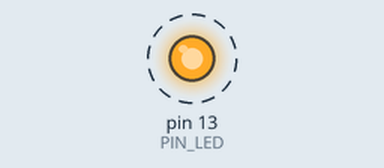
The program below on a simulated Teensy 4. Parts: output pins drawn as LEDs (lit = HIGH). Dashed ring = blinking. What the program prints to the serial monitor is not drawn.

Above: at 0.2 s.
Timing chart, 0 to 3.0 s (numbered marks = the images above):
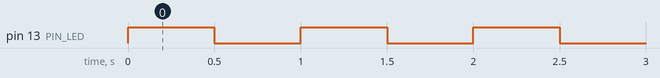

Measured:
- by itself, pin 13 (PIN_LED): alternates HIGH for 0.50 s and LOW for 0.50 s

The program:

main.cpp
```cpp
// 01_blink: Teensy 4.1 업로드 환경 확인
// 보드 LED(13번 핀)가 0.5초 간격으로 깜빡이고, 시리얼 모니터에 카운트가 찍히면 통과.

#include <Arduino.h>

#define PIN_LED LED_BUILTIN  // Teensy 4.1 = 13번 핀 (나중에 OLED SPI SCK로도 쓰므로, OLED 연결 후에는 화면 갱신 때 깜빡임)

unsigned long count = 0;

void setup() {
  pinMode(PIN_LED, OUTPUT);
  Serial.begin(115200);
  while (!Serial && millis() < 3000) {}  // 시리얼 모니터 연결을 최대 3초 기다림
  Serial.println("01_blink 시작");
  Serial.printf("CPU 클럭: %lu MHz\n", F_CPU_ACTUAL / 1000000);
}

void loop() {
  digitalWrite(PIN_LED, HIGH);
  delay(500);
  digitalWrite(PIN_LED, LOW);
  delay(500);
  Serial.printf("blink %lu\n", ++count);
}
```
